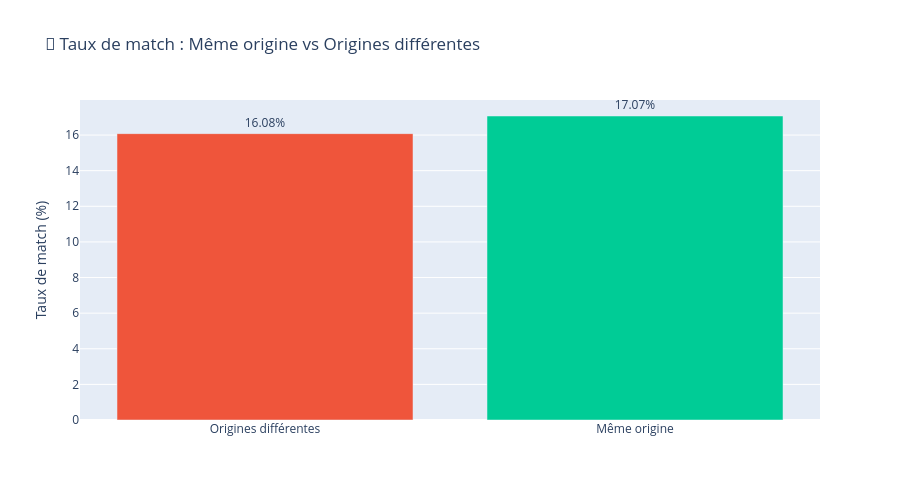

Notebook source saved alongside this figure:
### Code cell
# Visualisation comparative
fig = go.Figure()

fig.add_trace(go.Bar(
    x=match_by_samerace['samerace_label'],
    y=match_by_samerace['match_rate_pct'],
    text=match_by_samerace['match_rate_pct'],
    texttemplate='%{text}%',
    textposition='outside',
    marker_color=['#EF553B', '#00CC96'],
    name='Taux de match'
))

fig.update_layout(
    title='💑 Taux de match : Même origine vs Origines différentes',
    xaxis_title='',
    yaxis_title='Taux de match (%)',
    height=500,
    showlegend=False
)

fig.show()

### Figure 1 — Plotly figure (JSON) as saved in the notebook; plotly's stock layout.template omitted (floating-point values rounded to 4 significant figures)
{"data": [{"marker": {"color": ["#EF553B", "#00CC96"]}, "name": "Taux de match", "text": [16.08, 17.07], "textposition": "outside", "texttemplate": "%{text}%", "type": "bar", "x": ["Origines différentes", "Même origine"], "y": [16.08, 17.07]}], "layout": {"height": 500, "showlegend": false, "title": {"text": "💑 Taux de match : Même origine vs Origines différentes"}, "xaxis": {"title": {"text": ""}}, "yaxis": {"title": {"text": "Taux de match (%)"}}}}
